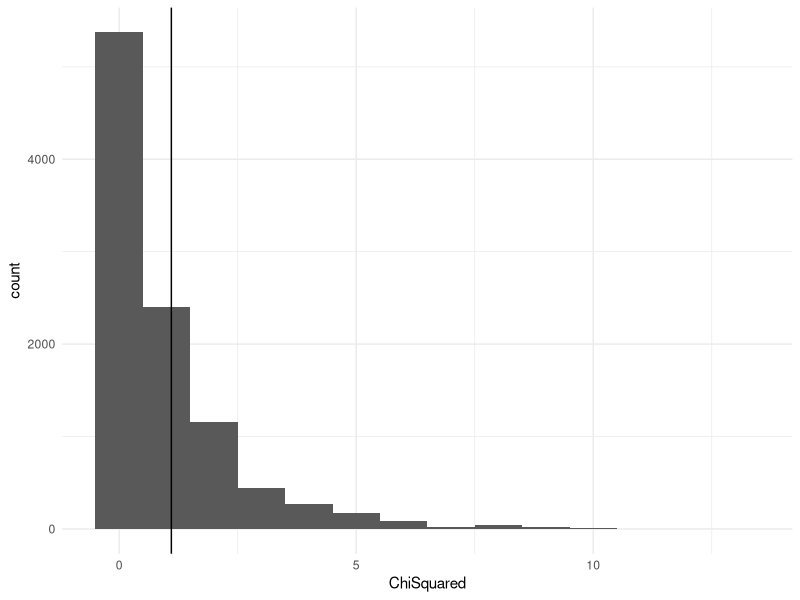

Write the R code that produced this figure.
## ---- chunk 1
####Compute test statistic to describe observed difference between expected and observed
#set the observed counts of dominant and recessive
obs_counts <- c(dominant = 254, recessive = 96)

#set the 3:1 ratio of expected counts
exp_counts <- c(dominant = 350 * 3/4, recessive = 350 * 1/4)

#Compute chi-squared test statistic
chi_squared <- sum((obs_counts - exp_counts)^2 / exp_counts)

#observe test statistic
chi_squared

####Quantify what is considered a normal sampling variation.
#number of simulations
num_sim <- 10000

#store test statistics
statistics <- numeric(num_sim)

#Perform 'for loop'
for (i in 1:num_sim) {
  #350 marbles from a jar with a 3:1 ratio
  sim_sample <- sample(c("dominant", "recessive"), size = 350, replace = TRUE, prob = c(3/4, 1/4))
  
  #Calculate observed counts
  sim_count <- table(sim_sample)
  
  #Calculate chi-squared test statistic
  sim_statistic <- sum((sim_count - exp_counts)^2 / exp_counts)
  
  #Store test statistic
  statistics[i] <- sim_statistic
}

#Observe the distribution of the data
library(ggplot2)
ggplot(data.frame(ChiSquared = statistics), aes(x = ChiSquared)) +
  geom_histogram(binwidth = 1) +
  geom_vline(xintercept = chi_squared) +
  theme_minimal()

####Compute p-value and explain findings
p_value <- mean(statistics >= chi_squared)

#Observe p-value and chi-squared value
p_value
chi_squared

#The p-value is greater than 0.05, which means we reject the null hypothesis that the observed data is significantly different from the observed 3:1 ratio. In other words, the data follows a 3:1 ratio, as expected. 
